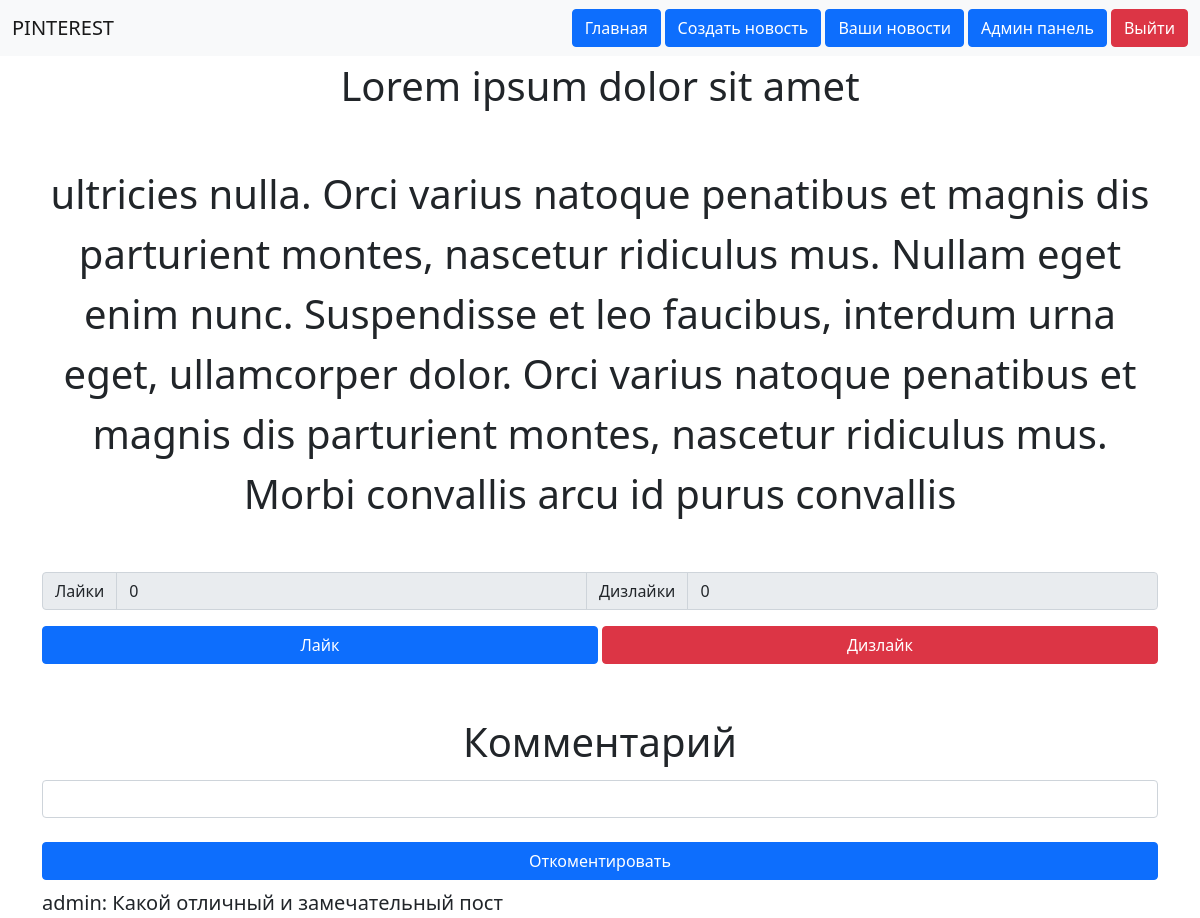
The app's page /post/post.php?postId=1 (signed in) with its own data.
### tables this page shows
CREATE TABLE posts (
    id INT NOT NULL AUTO_INCREMENT PRIMARY KEY,
    title VARCHAR(100) NOT NULL,
    description VARCHAR(400) NOT NULL,
    user_id int not null,

    FOREIGN KEY (user_id) REFERENCES users(id) ON DELETE CASCADE
);

CREATE TABLE comments (
    id INT NOT NULL AUTO_INCREMENT PRIMARY KEY,
    user_id INT not null,
    post_id INT not null,
    text VARCHAR(100),

    FOREIGN KEY (user_id) REFERENCES users(id) ON DELETE CASCADE,
    FOREIGN KEY (post_id) REFERENCES posts(id) ON DELETE CASCADE
);

CREATE TABLE users (
    id INT NOT NULL AUTO_INCREMENT PRIMARY KEY,
    username VARCHAR(100) NOT NULL UNIQUE,
    role varchar(20),
    password VARCHAR(40) NOT NULL
);

### post/post.php (the view, shortened to what this page needs)
<?php require '../layouts/header.php' ?>
<?php
require '../database/database.php';
$user_id = $_SESSION['user_id'];
$postId = null;
if(isset($_GET['postId']) || isset($_POST['input_post_id'])) {
    if(isset($_GET['postId'])) {
        $postId = $_GET['postId'];
    }
    $stmt = $conn->query(
            "
                    select
                        p.id as postId,
                        title,
                        description,
                        (select count(*) from users_posts where users_posts.post_id = p.id and users_posts.type = 'like') as likes_quantity,
                        (select count(*) from users_posts where users_posts.post_id = p.id and users_posts.type = 'dislike') as dislikes_quantity
                    from posts p where id = '$postId'
            ");
    $post = $stmt->fetch();
}
$commentsFetch = $conn
                    ->query(
                    "
                                select
                                    *
                                from
                                    comments c
                                join users u on u.id = c.user_id
                                where user_id = '$user_id' and post_id = '$postId'
                                "
                    );
?>
    <div class="container text-center fs-1">
        <div class="mb-5"><?php echo $post['title'] ?></div>
        <div class="mb-5"><?php echo $post['description'] ?></div>
        <div class="input-group mb-3">
            <span class="input-group-text">Лайки</span>
            <input disabled type="text" class="form-control" value="<?php echo $post['likes_quantity'] ?>">
            <span class="input-group-text">Дизлайки</span>
            <input disabled type="text" class="form-control" value="<?php echo $post['dislikes_quantity'] ?>">
        </div>
        <form action="./post.php" method="post" class="mb-5">
            <div class="d-flex gap-1">
                <button type="submit" name="like" id="like" class="w-100 btn btn-primary">Лайк</button>
                <button type="submit" name="dislike" id="dislike" class="w-100 btn btn-danger">Дизлайк</button>
            </div>
        </form>
        <form method="post" action="post.php">
            <div class="mb-3">
                <label for="comment" class="form-label">Комментарий</label>
                <input type="text" class="form-control" id="comment" name="comment">
            </div>
            <div class="d-grid gap-2 mt-4 mb-2">
                <button name="post_comment" id="comment" type="submit" class="btn btn-primary">Откоментировать</button>
            </div>
            <div class="d-grid fs-5" style="text-align: left">
                <?php while($comment = $commentsFetch->fetch()) { ?>
                    <div><?php echo $comment['username'].': '.$comment['text'] ?></div>
                <?php } ?>
            </div>
        </form>
    </div>
<?php require '../layouts/footer.php' ?>

### records on screen
posts: title "Lorem ipsum dolor sit amet", description "ultricies nulla. Orci varius natoque penatibus et magnis dis parturient montes, nascetur ridiculus mus. Nullam eget enim nunc. Suspendisse et leo faucibus, interdum urna eget, ullamcorper dolor. Orci varius natoque penatibus et magnis dis parturient montes, nascetur ridiculus mus. Morbi convallis arcu id purus convallis"
comments: user.username "admin", text "Какой отличный и замечательный пост"
